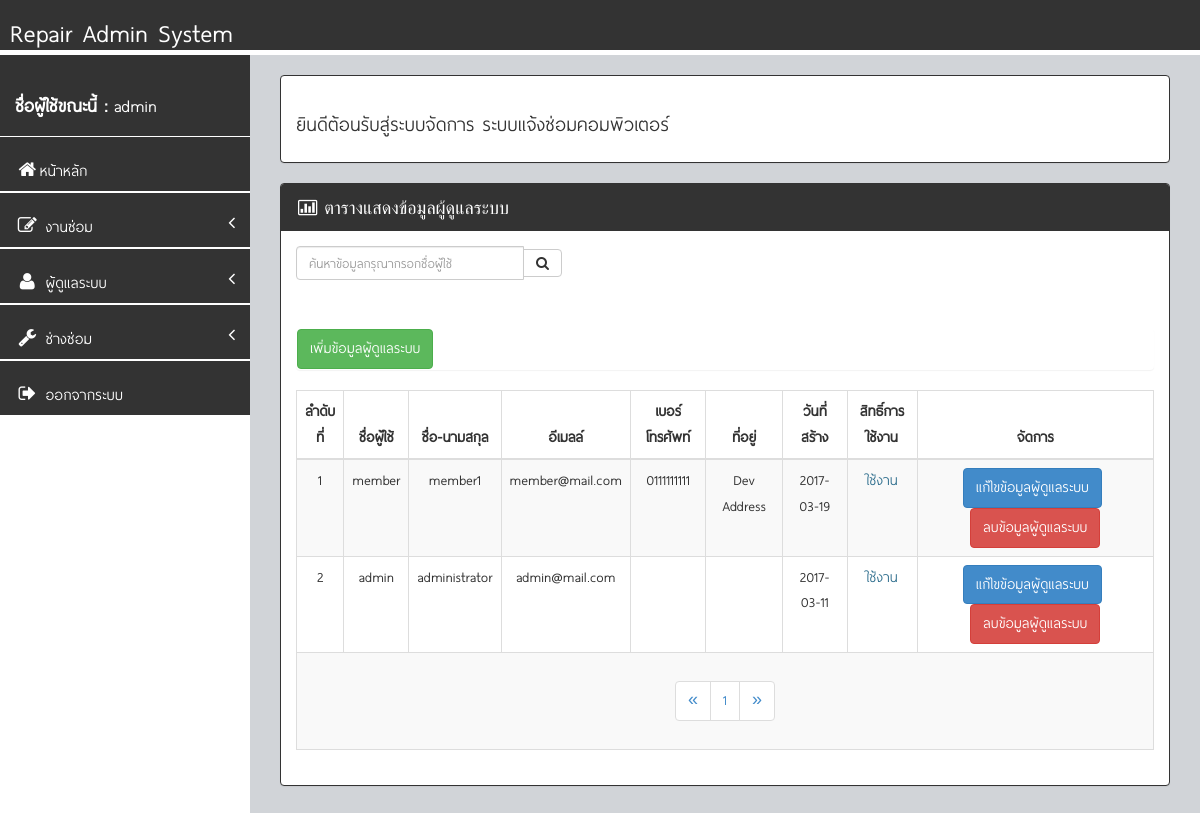
The app's page /manage_admin.php (signed in), older data.
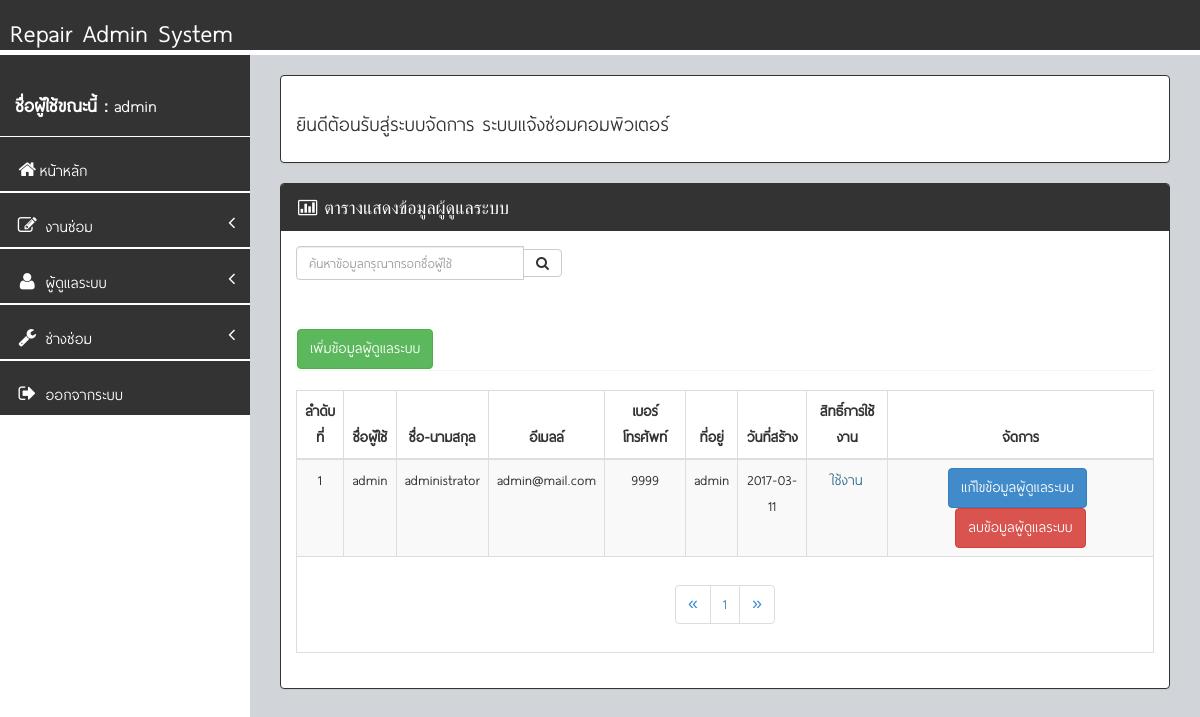
The same page, newer data.
### tables this page shows
CREATE TABLE `member` (
  `Mem_ID` int(11) NOT NULL,
  `Mem_User` varchar(30) NOT NULL,
  `Mem_Pass` varchar(30) NOT NULL,
  `Mem_Name` varchar(100) NOT NULL,
  `Mem_Email` varchar(50) NOT NULL,
  `Mem_Tel` varchar(15) NOT NULL,
  `Mem_Address` text NOT NULL,
  `Mem_Date` date NOT NULL,
  `Mem_Permission` int(11) NOT NULL COMMENT '0 = ยกเลิก 1 = ใช้งาน',
  `Mem_Status` int(11) NOT NULL COMMENT '1 = admin'
);

### manage_admin.php (the view, shortened to what the changed rows need)
<?php require_once "header.php";?>
    <div id="wrapper">
        <div id="page-wrapper">
                    <div class="panel panel-primary">
                        <div class="panel-body">
                            <div class="row">
                                <div class="col-lg-12">
                                    <div class="table-responsive">
                                        <table class="table table-striped table-bordered table-hover" id="table_example2">
                                            <thead>
                                                <tr>
                                                    <th width="5%"><div align="center">ลำดับที่</div></th>
                                                    <th width="auto"><div align="center">ชื่อผู้ใช้</div></th>
                                                    <th width="auto"><div align="center">ชื่อ-นามสกุล</div></th>
                                                    <th width="auto"><div align="center">อีเมลล์</div></th>
                                                    <th width="auto"><div align="center">เบอร์โทรศัพท์</div></th>
                                                    <th width="auto"><div align="center">ที่อยู่</div></th>
													<th width="auto"><div align="center">วันที่สร้าง</div></th>
                                                    <th width="auto"><div align="center">สิทธิ์การใช้งาน</div></th>
                                                    <th width="auto"><div align="center">จัดการ</div></th>
                                                </tr>
                                            </thead>
                                            <tbody>
				<?php
				if(!$_REQUEST['txt_search']){
			$perpage = 10;
			if (isset($_GET['page'])) {
 $page = $_GET['page'];
 } else {
 $page = 1;
 }
			$start = ($page - 1) * $perpage;
$sql = $conn->query("select * from member order by Mem_ID DESC limit $start,$perpage")or die (mysqli_error());
$sql2 = $conn->query("select * from member order by Mem_ID DESC")or die (mysqli_error());
$total_record = $sql2->num_rows;
$total_page = ceil($total_record / $perpage);
		}
  $i = 1;
  while ($show= $sql->fetch_assoc()) {
     if($show['Mem_Permission']==0){$status =  '<span class=text-info>ยกเลิก</span>';}
else if($show['Mem_Permission']==1){$status =  '<span class=text-info>ใช้งาน</span>';}
?>
                  <tr>
                  <td><div align="center"><?php echo $i++;?></div></td>
                  <td><div align="center"><?php echo $show['Mem_User'];?></div></td>
                  <td><div align="center"><?php echo $show['Mem_Name'];?></div></td>
                  <td><div align="center"><?php echo $show['Mem_Email'];?></div></td>
                  <td><div align="center"><?php echo $show['Mem_Tel'];?></div></td>
                  <td><div align="center"><?php echo $show['Mem_Address'];?></div></td>
                  <td><div align="center"><?php echo $show['Mem_Date'];?></div></td>
                  <td><div align="center"><?php echo $status;?></div></td>
                  <td><div align="center">
                  <a href="manage_admin_edit.php?id=<?php echo $show['Mem_ID'];?>"><input name="" type="button" class="btn btn-primary" value="แก้ไขข้อมูลผู้ดูแลระบบ"></a>&nbsp;
                  <a href="?admin=delete&id=<?php echo $show['Mem_ID'];?>"><input name="" type="button" class="btn btn-danger" value="ลบข้อมูลผู้ดูแลระบบ"></a>
                  </div></td>
                  </tr>
                    <?php }?>
                  <tr>
                    <td colspan="12"><div align="center"><?php if($sql->num_rows==0){Chk_Row($sql);}else {?><nav>
 <ul class="pagination">
 <?php for($i=1;$i<=$total_page;$i++){ ?>
 <li><a href="?page=<?php echo $i; ?>"><?php echo $i; ?></a></li>
 <?php } ?>
 </ul>
 </nav><?php } ?></div></td>
                    </tr>
                                            </tbody>
                                        </table>
                                    </div>
                                </div>
                            </div>
                        </div>
                    </div>
                        </div>
                    </div>
</body>
</html>

Row changes from the older to the newer data that the page shows:
removed member: Mem_User "member", Mem_Name "member1", Mem_Email "member@mail.com", Mem_Tel "0111111111", Mem_Address "Dev Address", Mem_Date "2017-03-19", Mem_Permission "ใช้งาน"
changed member "admin": Mem_Tel (not shown) → "9999"; Mem_Address (not shown) → "admin"
